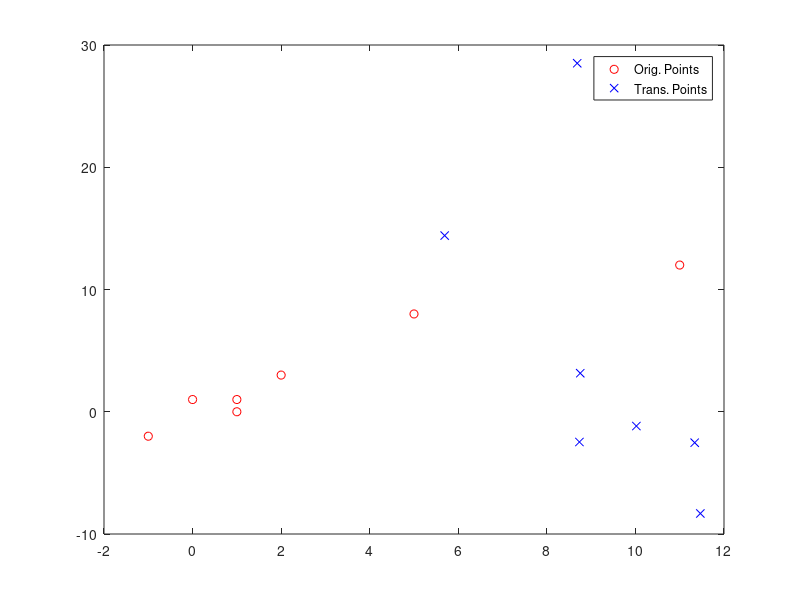

MATLAB code to generate this figure: (Note: this script raises an error after producing the figure.)
function test_recover_transform()
%TEST_RECOVER_TRANSFORM Summary of this function goes here
%   Detailed explanation goes here
A = [[0 1];
     [1 0];
     [1 1];
     [-1 -2]
     [5 8];
     [11 12];
     [2 3]];
 
theta_opt = pi/4;
scale_opt = 2.0;
tx_opt = 10;
ty_opt = -4;

T_opt = [[scale_opt*cos(theta_opt) -scale_opt*sin(theta_opt) tx_opt];
         [scale_opt*sin(theta_opt) scale_opt*cos(theta_opt) ty_opt];
         [0 0 1]];
     
B = zeros([size(A, 1), 2]);
for i=1:size(A, 1)
    pt = A(i, :);
    pt_trans = T_opt * [pt 1]';
    B(i, :) = pt_trans(1:2);
end

% Add outlier to A, B
%A = [A; [4 4]];
%B = [B; [-2 -3]];

% Add gaussian noise to B
sigma = 0.1;
B = B + sigma*randn(size(B));

figure; subplot(1, 1, 1);
plot(A(:, 1), A(:, 2), 'ro'); hold on;
plot(B(:, 1), B(:, 2), 'bx');
legend('Orig. Points', 'Trans. Points');

% T transforms A to B
T = recover_transform(B, A);
theta = atan(T(2,1)/T(1,1));
scale = T(1,1) / cos(theta);
tx = T(1,3);
ty = T(2,3);

title(sprintf('Expect: theta=%.4f scale=%.4f tx=%.2f ty=%.2f\nGot: theta=%.4f scale=%.4f tx=%.2f ty=%.2f', ...
              theta_opt, scale_opt, tx_opt, ty_opt, theta, scale, tx, ty));

          
disp(sprintf('Expect: theta=%.4f scale=%.4f tx=%.2f ty=%.2f\nGot: theta=%.4f scale=%.4f tx=%.2f ty=%.2f', ...
              theta_opt, scale_opt, tx_opt, ty_opt, theta, scale, tx, ty));
          
B_out = zeros(size(B));
for i=1:size(A, 1)
    pt = [A(i, :) 1];
    pt_trans = T * pt';
    B_out(i, :) = pt_trans(1:2);
end

my_err = norm(sum(B - B_out), 2);
disp(sprintf('Total Error: %.4f', my_err));
end

